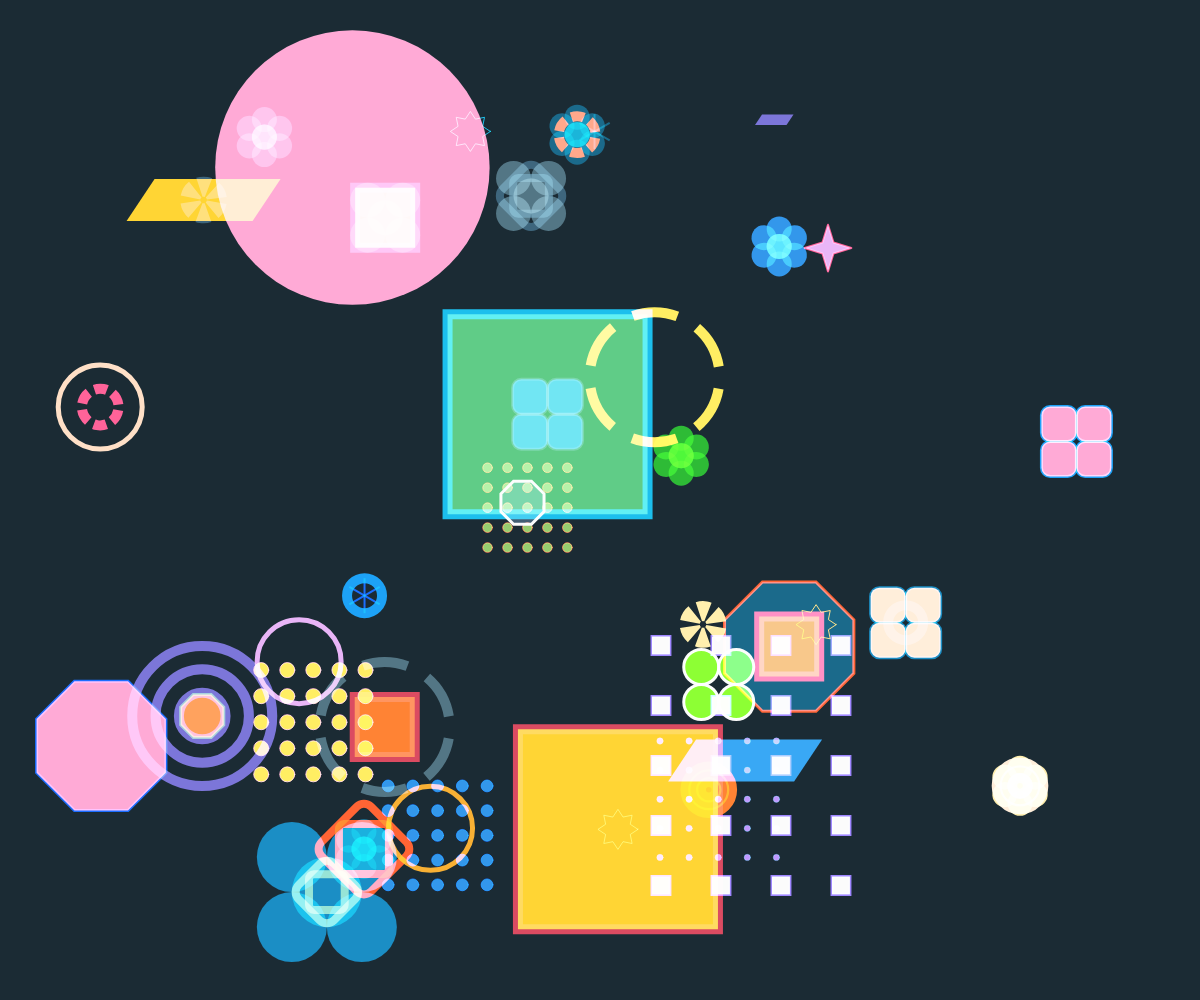
Frame 1 (no input)
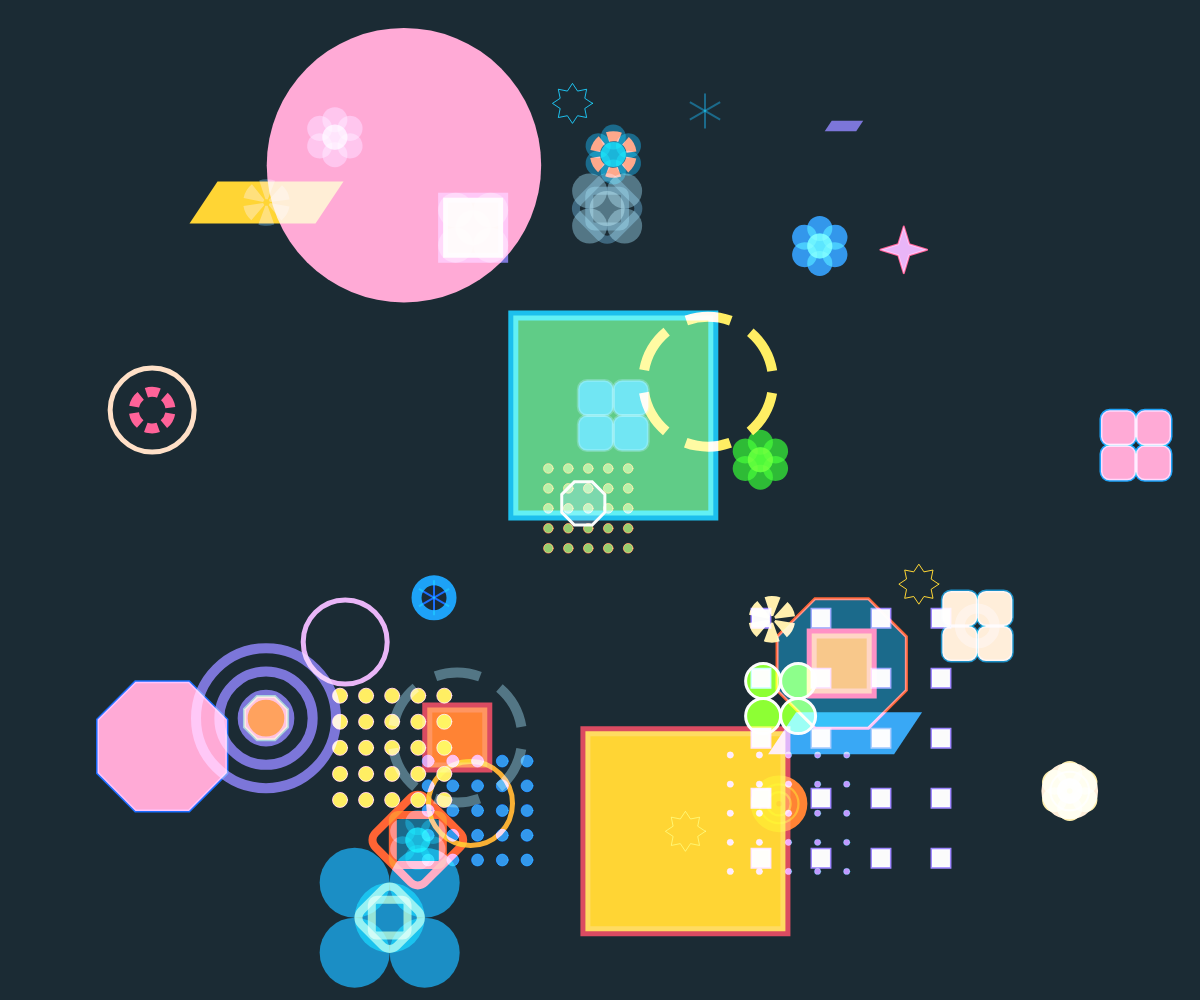
Frame 60 (no input)
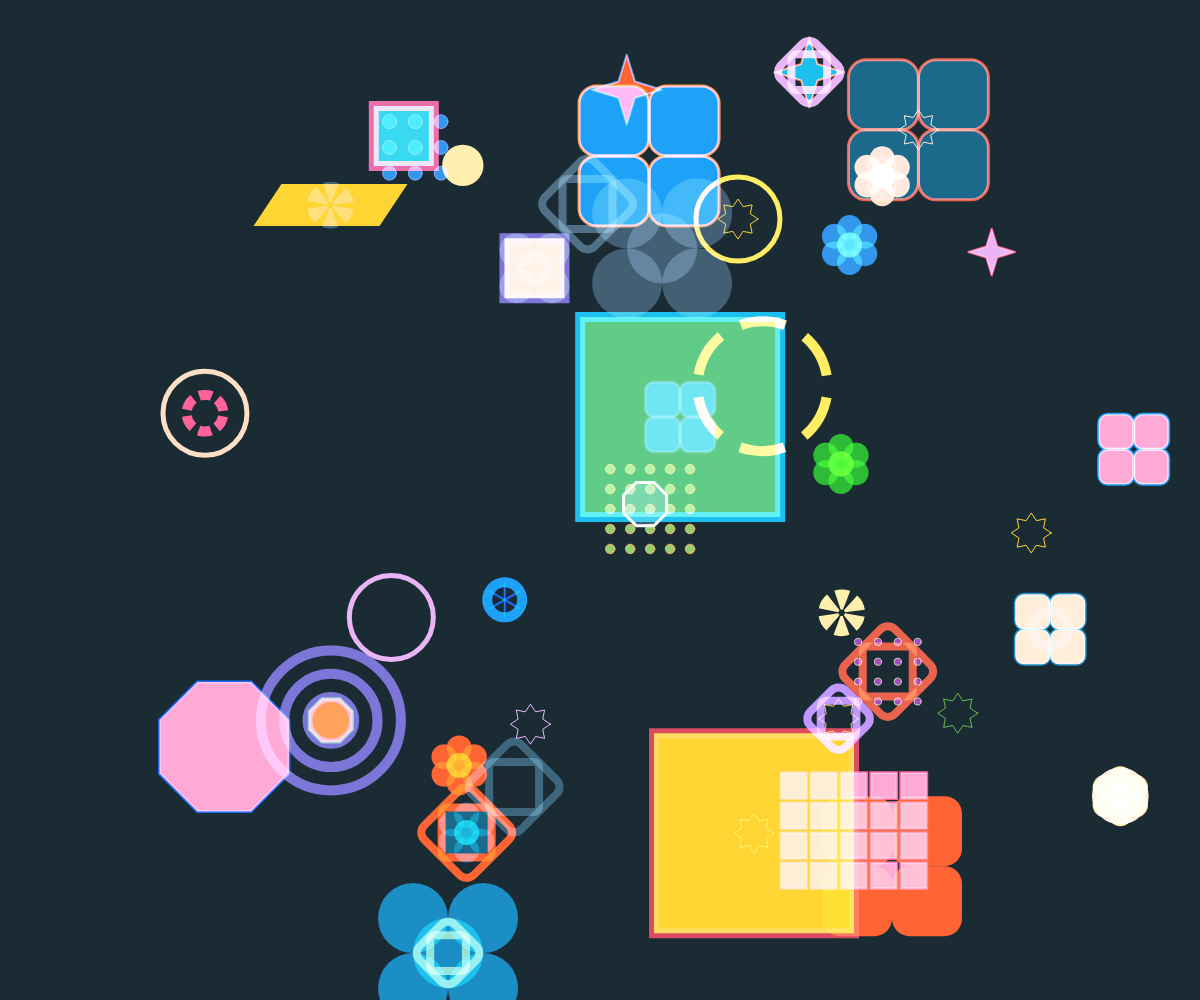
Frame 120 (the mouse pressed at the canvas centre since frame 60)

The p5.js sketch that drew these frames (run headless with seeded random() and noise() and a simulated clock; from frame 60 on, the mouse is pressed at the canvas centre):

// p5.js sketch
// ── sketch.js
const SHAPE_SIZE = 70;
const SIDES = 6;
const MARGIN = SHAPE_SIZE / 2;

let columns;
let rows;
let spacingX;
let spacingY;

const PADDING = SHAPE_SIZE * 0.3;
const GRIDBOX = SHAPE_SIZE + PADDING;
const START = SHAPE_SIZE / 2 + MARGIN + 25;
const BACKGROUND_COLOUR = "#1b2b34";
let PALETTE = [];
let ALL_SHAPES = [];
const NUMBER_OF_SHAPES = 50;
const COLLISION_COOLDOWN = 1000;

const collisionHistory = {};

const SPEED_RANGE = { min: 0.8, max: 1.5 };
const BOUNCE_FACTOR = 0.001;

function initializeShapes() {
  ALL_SHAPES = [];
  for (let i = 0; i < NUMBER_OF_SHAPES; i++) {
    const posX = random(SHAPE_SIZE, width - SHAPE_SIZE);
    const posY = random(SHAPE_SIZE, height - SHAPE_SIZE);
    const shape = makeShape({ x: posX, y: posY });
    const angle = random(TWO_PI);
    const speed = random(SPEED_RANGE.min, SPEED_RANGE.max);
    shape.physics = {
      pos: { x: posX, y: posY },
      vel: { x: cos(angle) * speed, y: sin(angle) * speed },
      mass: random(1, 3),
      radius: SHAPE_SIZE / 2,
      id: i,
    };
    ALL_SHAPES.push(shape);
  }
}

window.setup = () => {
  createCanvas(windowWidth, windowHeight);

  PALETTE = [
    "#009dff",
    "#ff4500",
    "#ffc400",
    "#8bc34a",
    "#0051ff",
    "#926eff",
    "#e75397",
    "#01b2e8",
    "#e8441f",
    "#ff6a00",
    "#f7a000",
    "#f4cd00",
    "#54ab1d",
    "#1b82e6",
    "#6d5acf",
    "#ff437f",
    "#ff8f35",
    "#4dc268",
    "#647582",
    "#028ff5",
    "#ff99cc",
    "#22d3ee",
    "#15ad03",
    "#ff6347",
    "#ffec99",
    "#7fff00",
    "#0077b6",
    "#b983ff",
    "#fafafa",
    "#ffcc00",
    "#3ddc84",
    "#004c6d",
    "#e6a6f5",
    "#ffdab9",
    "#4a90e2",
    "#ffead0",
    "#d72638",
    "#ffeb3b",
    "#2196f3",
    "#9c27b0",
    "#3A5368",
    "#27475C",
    "#2D3E50",
    "#3F5A66",
  ];

  frameRate(60);
  angleMode(DEGREES);
  rectMode(CENTER);
  initializeShapes();
  blendMode(SCREEN);
};

window.draw = () => {
  clear();

  background(BACKGROUND_COLOUR);
  updatePhysics();

  ALL_SHAPES.forEach((shape) => {
    push();
    translate(shape.physics.pos.x, shape.physics.pos.y);
    shape.forEach((layer) => {
      if (layer.state.draw) {
        push();
        layer.render();
        pop();
      }
    });
    pop();
  });
};

function updatePhysics() {
  for (let i = 0; i < ALL_SHAPES.length; i++) {
    const shape = ALL_SHAPES[i];
    shape.physics.pos.x += shape.physics.vel.x;
    shape.physics.pos.y += shape.physics.vel.y;
    checkBoundaryCollision(shape);
    for (let j = i + 1; j < ALL_SHAPES.length; j++) {
      checkCollision(shape, ALL_SHAPES[j]);
    }
  }
}

function checkBoundaryCollision(shape) {
  const r = shape.physics.radius;
  if (shape.physics.pos.x <= r || shape.physics.pos.x >= width - r) {
    shape.physics.vel.x *= -1;
    shape.physics.pos.x = constrain(shape.physics.pos.x, r, width - r);
  }
  if (shape.physics.pos.y <= r || shape.physics.pos.y >= height - r) {
    shape.physics.vel.y *= -1;
    shape.physics.pos.y = constrain(shape.physics.pos.y, r, height - r);
  }
}

function checkCollision(shape1, shape2) {
  const dx = shape2.physics.pos.x - shape1.physics.pos.x;
  const dy = shape2.physics.pos.y - shape1.physics.pos.y;
  const distance = sqrt(dx * dx + dy * dy);
  const minDistance = shape1.physics.radius + shape2.physics.radius;

  const pairID = `${shape1.physics.id}-${shape2.physics.id}`;

  const currentTime = millis();

  if (!collisionHistory[pairID]) {
    collisionHistory[pairID] = 0;
  }

  if (distance < minDistance) {
    const angle = atan2(dy, dx);
    const targetX = shape1.physics.pos.x + cos(angle) * minDistance;
    const targetY = shape1.physics.pos.y + sin(angle) * minDistance;

    const ax = (targetX - shape2.physics.pos.x) * BOUNCE_FACTOR;
    const ay = (targetY - shape2.physics.pos.y) * BOUNCE_FACTOR;

    shape1.physics.vel.x -= (ax * shape2.physics.mass) / shape1.physics.mass;
    shape1.physics.vel.y -= (ay * shape2.physics.mass) / shape1.physics.mass;
    shape2.physics.vel.x += (ax * shape1.physics.mass) / shape2.physics.mass;
    shape2.physics.vel.y += (ay * shape1.physics.mass) / shape2.physics.mass;

    if (currentTime - collisionHistory[pairID] > COLLISION_COOLDOWN) {
      const newShapeLayers1 = makeShape({
        x: shape1.physics.pos.x,
        y: shape1.physics.pos.y,
      });
      const newShapeLayers2 = makeShape({
        x: shape2.physics.pos.x,
        y: shape2.physics.pos.y,
      });

      if (newShapeLayers1.length > 0) {
        shape1.length = 0;
        newShapeLayers1.forEach((layer) => shape1.push(layer));
      }

      if (newShapeLayers2.length > 0) {
        shape2.length = 0;
        newShapeLayers2.forEach((layer) => shape2.push(layer));
      }

      collisionHistory[pairID] = currentTime;
    }
  }
}

window.windowResized = () => {
  resizeCanvas(windowWidth, windowHeight);
  initializeShapes();
};

function star(x, y, radius1, radius2, npoints) {
  let angle = 360 / npoints;
  let halfAngle = angle / 2.0;
  beginShape();

  for (let a = 0; a < 360; a += angle) {
    let sx = x + cos(a) * radius2;
    let sy = y + sin(a) * radius2;
    vertex(sx, sy);

    let sx2 = x + cos(a + halfAngle) * radius1;
    let sy2 = y + sin(a + halfAngle) * radius1;
    vertex(sx2, sy2);
  }

  endShape(CLOSE);
}

const hexagon = (posX, posY, radius) => {
  const rotateAngle = 360 / 6;
  beginShape();
  for (let i = 0; i < 6; i++) {
    const thisVertex = pointOnCircle(posX, posY, radius, i * rotateAngle);
    vertex(thisVertex.x, thisVertex.y);
  }
  endShape(CLOSE);
};

const octagon = (posX, posY, radius) => {
  const rotateAngle = 360 / 8;
  beginShape();
  for (let i = 0; i < 8; i++) {
    const thisVertex = pointOnCircle(posX, posY, radius, i * rotateAngle);
    vertex(thisVertex.x, thisVertex.y);
  }
  endShape(CLOSE);
};

const pointOnCircle = (posX, posY, radius, angle) => {
  const x = posX + radius * cos(angle);
  const y = posY + radius * sin(angle);
  return createVector(x, y);
};

const randomSelectTwo = () => {
  const randomNumber = random(1);
  return randomNumber > 0.5 ? true : false;
};

const getRandomFromPalette = () => {
  const randomNumber = floor(random(0, PALETTE.length));
  return PALETTE[randomNumber];
};

const layerConstructors = [
  {
    name: "circleShapes",
    init: (props) =>
      circleShapes({
        ...props,
        ...setState(state),
      }),
    weight: 0.05,
  },
  {
    name: "concentricCircles",
    init: (props) =>
      concentricCircles({
        ...props,
        ...setState(state),
      }),
    weight: 0.05,
  },
  {
    name: "linesRotatingAroundCenter",
    init: (props) =>
      linesRotatingAroundCenter({
        ...props,
        ...setState(state),
      }),
    weight: 0.05,
  },
  {
    name: "parallelogram",
    init: (props) =>
      parallelogram({
        ...props,
        ...setState(state),
      }),
    weight: 0.05,
  },
  {
    name: "dashedCircularOutline",
    init: (props) =>
      dashedCircularOutline({
        ...props,
        ...setState(state),
      }),
    weight: 0.05,
  },
  {
    name: "circleOutlineThick",
    init: (props) =>
      circleOutlineThick({
        ...props,
        ...setState(state),
      }),
    weight: 0.05,
  },
  {
    name: "circleLarge",
    init: (props) =>
      circleLarge({
        ...props,
        ...setState(state),
      }),
    weight: 0.05,
  },
  {
    name: "fourPointedStar",
    init: (props) =>
      fourPointedStar({
        ...props,
        ...setState(state),
      }),
    weight: 0.05,
  },
  {
    name: "octagonOutline",
    init: (props) =>
      octagonOutline({
        ...props,
        ...setState(state),
      }),
    weight: 0.05,
  },
  {
    name: "asteriskShape",
    init: (props) =>
      asteriskShape({
        ...props,
        ...setState(state),
      }),
    weight: 0.05,
  },
  {
    name: "rotatedSquareWithInnerSquare",
    init: (props) =>
      rotatedSquareWithInnerSquare({
        ...props,
        ...setState(state),
      }),
    weight: 0.05,
  },
  {
    name: "multiPointStar",
    init: (props) =>
      multiPointStar({
        ...props,
        ...setState(state),
      }),
    weight: 0.05,
  },
  {
    name: "blockShapes",
    init: (props) =>
      blockShapes({
        ...props,
        ...setState(state),
      }),
    weight: 0.05,
  },
  {
    name: "multiCircleShape",
    init: (props) =>
      multiCircleShape({
        ...props,
        ...setState(state),
      }),
    weight: 0.05,
  },
  {
    name: "circlesInAsteriskShape",
    init: (props) =>
      circlesInAsteriskShape({
        ...props,
        ...setState(state),
      }),
    weight: 0.05,
  },
  {
    name: "multiRoundedRectShape",
    init: (props) =>
      multiRoundedRectShape({
        ...props,
        ...setState(state),
      }),
    weight: 0.05,
  },
  {
    name: "rectangularOutline",
    init: (props) =>
      rectangularOutline({
        ...props,
        ...setState(state),
      }),
    weight: 0.05,
  },
];

const shuffle = (array) => {
  for (let i = array.length - 1; i > 0; i--) {
    const j = Math.floor(Math.random() * (i + 1));
    [array[i], array[j]] = [array[j], array[i]];
  }

  return array;
};

function setLineDash(list) {
  drawingContext.setLineDash(list);
}

const makeShape = (pos, targetY) => {
  shuffle(layerConstructors);

  let layers = layerConstructors.map((layerConstructor) => {
    return layerConstructor.init({
      pos,
      draw: true,
    });
  });

  const numShapesToDraw = random(3);
  // const numShapesToDraw = 1;

  if (layers.length > numShapesToDraw) {
    layers = layers.slice(0, numShapesToDraw);
  } else if (layers.length < numShapesToDraw) {
    const missingLayers = numShapesToDraw - layers.length;
    const extraLayers = layerConstructors.slice(0, missingLayers).map((lcon) =>
      lcon.init({
        pos,
        draw: true,
      })
    );

    layers = layers.concat(extraLayers);
  }

  return layers.map((layer) => ({
    ...layer,
    state: {
      ...layer.state,
      targetY: targetY,
    },
  }));
};

const drawShape = (shape) => {
  shape.forEach((layer) => {
    if (layer.state.draw && layer.render) {
      push();
      translate(layer.state.pos.x, layer.state.pos.y);
      layer.render();
      pop();
    }
  });
};

const state = {
  sides: SIDES,
  stepsOut: 8,
  thinStroke: 2,
  thickStroke: 10,
};

const setState = (state) => {
  (state.numShapes = state.sides),
    (state.angle = 360 / state.numShapes),
    (state.singleStep = SHAPE_SIZE / 2 / state.stepsOut),
    (state.layerColor = getRandomFromPalette());
  state.strokeColour = getRandomFromPalette();
  return state;
};

const circleShapes = (state) => {
  state.shapeSize = random(5, 15);
  state.spacing = random(15, 30);
  state.gridSize = random(2, 5);
  state.strokeColour =
    state.strokeColour === state.layerColor
      ? getRandomFromPalette()
      : state.strokeColour;

  return {
    name: "circleShapes",
    state,
    render: () => {
      push();
      translate(
        -((state.gridSize - 1) * state.spacing) / 2,
        -((state.gridSize - 1) * state.spacing) / 2
      );
      fill(state.layerColor);
      stroke(state.strokeColour);
      for (let i = 0; i < state.gridSize; i++) {
        for (let j = 0; j < state.gridSize; j++) {
          ellipse(
            j * state.spacing,
            i * state.spacing,
            state.shapeSize,
            state.shapeSize
          );
        }
      }
      pop();
    },
  };
};

const concentricCircles = (state) => {
  state.weight = 10;
  state.shapeSize = randomSelectTwo() ? SHAPE_SIZE / 1.5 : SHAPE_SIZE * 2;

  return {
    name: "concentricCircles",
    state,
    render: () => {
      push();
      stroke(state.layerColor);
      strokeWeight(state.weight);
      noFill();
      ellipse(0, 0, state.shapeSize);
      ellipse(0, 0, state.shapeSize / 1.5);
      ellipse(0, 0, state.shapeSize / 3);
      pop();
    },
  };
};

const linesRotatingAroundCenter = (state) => {
  state.numSteps = state.stepsOut;
  state.step = SHAPE_SIZE / 6 / state.numSteps;
  state.start = 7;
  state.stop = 14;
  state.weight = 5;
  state.numShapes = randomSelectTwo() ? 6 : 12;
  state.angle = 360 / state.numShapes;
  state.offsetAngle = 36 / 2;
  state.progress = 0;
  state.rotationSpeed = 1;
  state.progressIncrement = 0.005;
  state.strokeColour =
    state.strokeColour === state.layerColor
      ? getRandomFromPalette()
      : state.strokeColour;
  return {
    name: "linesRotatingAroundCenter",
    state,
    render: () => {
      push();
      rotate(state.offsetAngle);
      noFill();
      let visibleLines = floor(state.progress * state.numShapes);
      for (let i = 0; i < visibleLines; i++) {
        stroke(state.strokeColour);
        strokeWeight(state.weight);
        line(state.start * state.step, 0, state.stop * state.step, 0);
        rotate(state.angle);
      }
      pop();
    },
    update: () => {
      state.offsetAngle += state.rotationSpeed;

      if (state.progress < 1) {
        state.progress = state.progress + state.progressIncrement;
      } else {
        state.progress = 1;
      }
    },
  };
};

const parallelogram = (state) => {
  state.shapeSize = randomSelectTwo() ? SHAPE_SIZE / 2 : SHAPE_SIZE * 2;
  state.w = state.shapeSize * 0.9;
  state.h = state.shapeSize * 0.3;
  state.slant = state.shapeSize * 0.2;
  state.count = 1;
  state.spacing = state.h * 1.5;
  state.numOfShapes = 2;

  return {
    name: "parallelogram",
    state,
    render: () => {
      push();
      noStroke();
      fill(state.layerColor);
      translate(-state.slant / 2, 0);
      for (let i = 0; i < state.count; i++) {
        push();
        translate(0, i * state.spacing);
        quad(
          -state.w / 2 + state.slant,
          -state.h / 2,
          state.w / 2 + state.slant,
          -state.h / 2,
          state.w / 2,
          state.h / 2,
          -state.w / 2,
          state.h / 2
        );
        pop();
      }
      pop();
    },
    update: () => {
      if (state.count < state.numOfShapes) {
        state.count += 0.01;
      }
    },
  };
};

const dashedCircularOutline = (state) => {
  state.shapeSize = randomSelectTwo() ? SHAPE_SIZE / 1.5 : SHAPE_SIZE * 2;
  state.thickStroke = randomSelectTwo() ? 10 : 20;
  state.division = 1.25;
  state.rotation = 10;

  return {
    name: "dashedCircularOutline",
    state,
    render: () => {
      push();
      let circumference = PI * (state.shapeSize - state.thickStroke);
      let numDashes = 9;
      let dashLength = circumference / numDashes;
      rotate(state.rotation);
      setLineDash([dashLength, dashLength / 2]);
      noFill();
      strokeCap(SQUARE);
      stroke(state.layerColor);
      strokeWeight(state.thickStroke);
      circle(0, 0, state.shapeSize - state.thickStroke);
      pop();
    },
    update: () => {
      state.rotation += 1;
    },
  };
};

const circleOutlineThick = (state) => {
  state.shapeSize = randomSelectTwo() ? SHAPE_SIZE / 2 : SHAPE_SIZE * 1.2;
  state.cornerRadius = 5;
  state.weight = state.shapeSize === SHAPE_SIZE / 2 ? 10 : 5;

  return {
    name: "circleOutlineThick",
    state,
    render: () => {
      push();
      noFill();
      strokeWeight(state.weight);
      stroke(state.layerColor);
      circle(0, 0, state.shapeSize);
      pop();
    },
  };
};

const circleLarge = (state) => {
  state.shapeSize = random(30, 400);
  state.weight = 1;
  state.showStroke = randomSelectTwo();

  return {
    name: "circleLarge",
    state,
    render: () => {
      push();
      if (state.showStroke) {
        stroke(state.strokeColour);
        strokeWeight(5);
      } else {
        noStroke();
      }
      fill(state.layerColor);
      circle(0, 0, state.shapeSize);
      pop();
    },
  };
};

const fourPointedStar = (state) => {
  state.radius = randomSelectTwo() ? SHAPE_SIZE / 3 : SHAPE_SIZE / 2;
  state.starPoints = 4;

  return {
    name: "fourPointedStar",
    state,
    render: () => {
      push();
      strokeWeight(2);
      stroke(state.strokeColour);
      strokeJoin(ROUND);
      fill(state.layerColor);
      star(0, 0, state.radius / 3, state.radius, state.starPoints);
      pop();
    },
  };
};

const octagonOutline = (state) => {
  state.shapeSize = randomSelectTwo() ? SHAPE_SIZE / 3 : SHAPE_SIZE;
  state.weight = 3;
  state.rotate = 22.5;

  return {
    name: "octagonOutline",
    state,
    render: () => {
      push();
      fill(state.layerColor);
      strokeWeight(state.weight);
      stroke(state.strokeColour);
      rotate(state.rotate);
      octagon(0, 0, state.shapeSize);
      pop();
    },
  };
};

const asteriskShape = (state) => {
  state.weight = 2;
  state.shapeSize = randomSelectTwo() ? SHAPE_SIZE / 2 : SHAPE_SIZE;

  return {
    name: "asteriskShape",
    state,
    render: () => {
      push();
      stroke(state.layerColor);
      strokeWeight(state.weight);
      strokeCap(SQUARE);
      noFill();
      const numLines = 3;
      const angle = 360 / numLines;
      for (let i = 0; i < numLines; i++) {
        line(0, -state.shapeSize / 2, 0, state.shapeSize / 2);
        rotate(angle);
      }
      pop();
    },
  };
};

const rotatedSquareWithInnerSquare = (state) => {
  state.shapeSize = randomSelectTwo() ? SHAPE_SIZE / 1.4 : SHAPE_SIZE;
  state.cornerRadius = 10;
  state.thickStroke = 8;

  return {
    name: "rotatedSquareWithInnerSquare",
    state,
    render: () => {
      push();
      noFill();
      rotate(45);
      strokeWeight(state.thickStroke);
      stroke(state.layerColor);
      square(0, 0, state.shapeSize, state.cornerRadius);
      rotate(45);
      square(0, 0, state.shapeSize / 1.4, state.cornerRadius / 2);
      pop();
    },
  };
};

const multiPointStar = (state) => {
  state.shapeSize = randomSelectTwo() ? SHAPE_SIZE / 10 : SHAPE_SIZE / 5;
  state.radius = 20;

  return {
    name: "multiPointStar",
    state,
    render: () => {
      push();
      strokeWeight(1);
      strokeJoin(ROUND);
      stroke(state.layerColor);
      noFill();
      star(0, 0, state.radius / 1.5, state.radius, 8);
      pop();
    },
  };
};

const blockShapes = (state) => {
  state.shapeSize = random(10, 30);
  state.spacing = randomSelectTwo() ? 30 : 60;
  state.gridSizeX = random(2, 5);
  state.gridSizeY = random(2, 5);
  state.strokeColour =
    state.strokeColour === state.layerColor
      ? getRandomFromPalette()
      : state.strokeColour;

  return {
    name: "blockShapes",
    state,
    render: () => {
      push();
      translate(
        -((state.gridSizeX - 1) * state.spacing) / 2,
        -((state.gridSizeY - 1) * state.spacing) / 2
      );
      fill(state.layerColor);
      strokeWeight(3);
      stroke(state.strokeColour);
      for (let i = 0; i < state.gridSizeY; i++) {
        for (let j = 0; j < state.gridSizeX; j++) {
          rect(
            j * state.spacing,
            i * state.spacing,
            state.shapeSize,
            state.shapeSize
          );
        }
      }
      pop();
    },
  };
};

const multiCircleShape = (state) => {
  state.shapeSize = randomSelectTwo() ? SHAPE_SIZE : SHAPE_SIZE * 2;
  state.showStroke = randomSelectTwo();

  return {
    name: "multiCircleShape",
    state,
    render: () => {
      push();
      if (state.showStroke) {
        stroke(state.strokeColour);
        strokeWeight(3);
      } else {
        noStroke();
        fill(state.layerColor);
        ellipse(0, 0, state.shapeSize / 2);
      }
      fill(state.layerColor);
      ellipse(-state.shapeSize / 4, -state.shapeSize / 4, state.shapeSize / 2);
      ellipse(state.shapeSize / 4, state.shapeSize / 4, state.shapeSize / 2);
      ellipse(-state.shapeSize / 4, state.shapeSize / 4, state.shapeSize / 2);
      ellipse(state.shapeSize / 4, -state.shapeSize / 4, state.shapeSize / 2);
      pop();
    },
  };
};

const circlesInAsteriskShape = (state) => {
  state.weight = 5;
  state.shapeSize = SHAPE_SIZE / 2;
  state.circleDiameter = 25;

  return {
    name: "asteriskShape",
    state,
    render: () => {
      push();
      noStroke();
      fill(state.layerColor);
      const numLines = 3;
      const angle = 360 / numLines;
      for (let i = 0; i < numLines; i++) {
        circle(0, 0, state.circleDiameter);
        circle(0, -state.shapeSize / 2, state.circleDiameter);
        circle(0, state.shapeSize / 2, state.circleDiameter);
        rotate(angle);
      }
      pop();
    },
  };
};

const multiRoundedRectShape = (state) => {
  state.shapeSize = randomSelectTwo() ? SHAPE_SIZE : SHAPE_SIZE * 2;
  state.showStroke = randomSelectTwo();

  return {
    name: "multiRoundedRectShape",
    state,
    render: () => {
      push();
      if (state.showStroke) {
        stroke(state.strokeColour);
        strokeWeight(3);
      } else {
        noStroke();
      }
      fill(state.layerColor);
      let w = state.shapeSize / 2;
      let h = state.shapeSize / 2;
      let r = state.shapeSize / 8;

      rect(-state.shapeSize / 4, -state.shapeSize / 4, w, h, r);
      rect(state.shapeSize / 4, state.shapeSize / 4, w, h, r);
      rect(-state.shapeSize / 4, state.shapeSize / 4, w, h, r);
      rect(state.shapeSize / 4, -state.shapeSize / 4, w, h, r);

      pop();
    },
  };
};

const rectangularOutline = (state) => {
  state.shapeSize = randomSelectTwo() ? SHAPE_SIZE : SHAPE_SIZE * 3;
  state.thickStroke = 10;

  return {
    name: "rectangularOutline",
    state,
    render: () => {
      push();
      fill(state.layerColor);
      strokeWeight(state.thickStroke);
      stroke(state.strokeColour);
      rect(
        0,
        0,
        state.shapeSize - state.thickStroke,
        state.shapeSize - state.thickStroke
      );
      pop();
    },
  };
};
